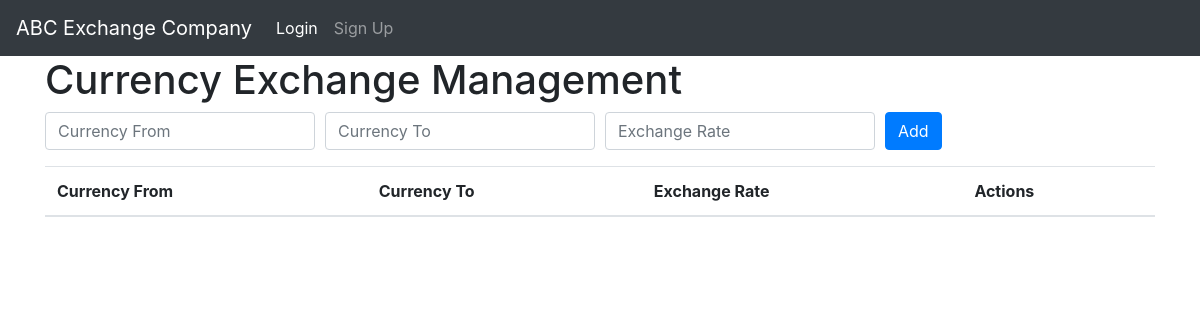
The page /rate.php on the database as committed earlier.
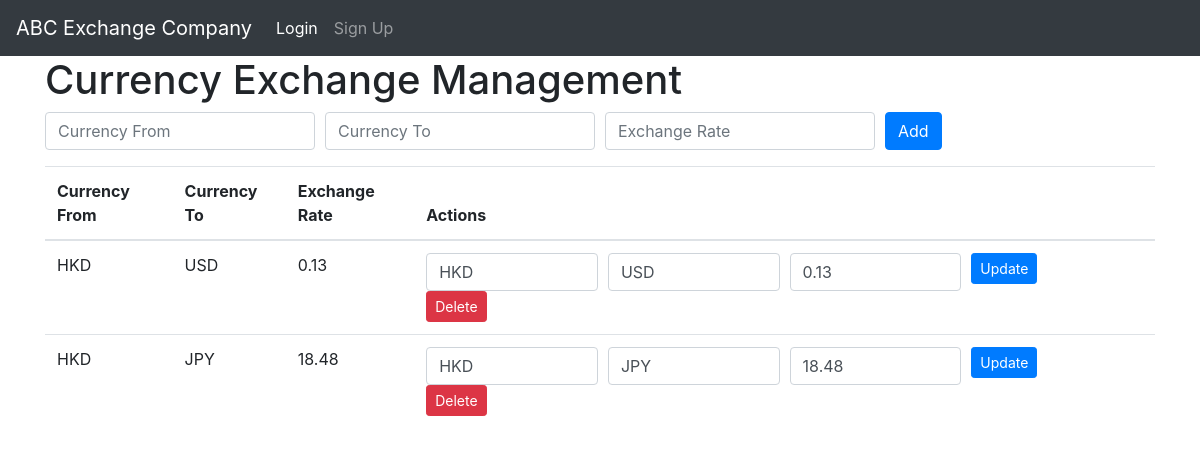
The same page on the database as committed later.
### tables this page shows
CREATE TABLE exchange_rates (
    id INTEGER PRIMARY KEY AUTOINCREMENT,
    currency_from TEXT,
    currency_to TEXT,
    exchange_rate REAL
);

### rate.php (the view, shortened to what this page needs)
<?php include("header.php"); ?>
  <?php
 $db = new SQLite3('database.db');
  function getExchangeRates($db) {
    $query = "SELECT * FROM exchange_rates";
    $result = $db->query($query);
    $exchangeRates = [];
    while ($row = $result->fetchArray(SQLITE3_ASSOC)) {
      $exchangeRates[] = $row;
    }
    return $exchangeRates;
  }
  $exchangeRates = getExchangeRates($db);
  ?>
  <div class="container">
    <h1>Currency Exchange Management</h1>
    <form method="POST" class="mb-3">
      <div class="form-row">
        <div class="col">
          <input type="text" class="form-control" placeholder="Currency From" name="currency-from" required>
        </div>
        <div class="col">
          <input type="text" class="form-control" placeholder="Currency To" name="currency-to" required>
        </div>
        <div class="col">
          <input type="number" step="0.01" class="form-control" placeholder="Exchange Rate" name="exchange-rate" required>
        </div>
        <div class="col">
          <button type="submit" name="add" class="btn btn-primary">Add</button>
        </div>
      </div>
    </form>
    <table class="table">
      <thead>
        <tr>
          <th>Currency From</th>
          <th>Currency To</th>
          <th>Exchange Rate</th>
          <th>Actions</th>
        </tr>
      </thead>
      <tbody>
        <?php foreach ($exchangeRates as $exchangeRate): ?>
          <tr>
            <td><?php echo $exchangeRate['currency_from']; ?></td>
            <td><?php echo $exchangeRate['currency_to']; ?></td>
            <td><?php echo $exchangeRate['exchange_rate']; ?></td>
            <td>
              <form method="POST" class="d-inline-block">
                <div class="form-row">
                  <div class="col">
                    <input type="text" class="form-control" name="currency-from" value="<?php echo $exchangeRate['currency_from']; ?>" required>
                  </div>
                  <div class="col">
                    <input type="text" class="form-control" name="currency-to" value="<?php echo $exchangeRate['currency_to']; ?>" required>
                  </div>
                  <div class="col">
                    <input type="number" step="0.01" class="form-control" name="exchange-rate" value="<?php echo $exchangeRate['exchange_rate']; ?>" required>
                  </div>
                  <div class="col">
                    <button type="submit" name="update" class="btn btn-primary btn-sm">Update</button>
                  </div>
                </div>
              </form>              <form method="POST" class="d-inline-block">
                <button type="submit" name="delete" class="btn btn-danger btn-sm">Delete</button>
              </form>
            </td>
          </tr>
        <?php endforeach; ?>
      </tbody>
    </table>
  </div>
  <?php include("footer.php"); ?>

Rows that differ between the two databases and show on the page:
added exchange_rates: currency_from "HKD", currency_to "USD", exchange_rate "0.13", currency-from "HKD", currency-to "USD", exchange-rate "0.13"
added exchange_rates: currency_from "HKD", currency_to "JPY", exchange_rate "18.48", currency-from "HKD", currency-to "JPY", exchange-rate "18.48"
